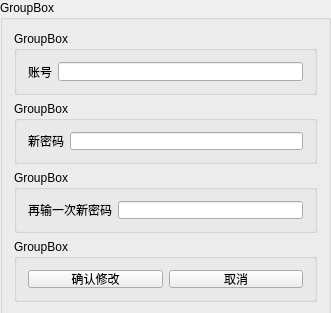
<?xml version="1.0" encoding="UTF-8"?>
<ui version="4.0">
 <class>ResetPassword</class>
 <widget class="QWidget" name="ResetPassword">
  <property name="geometry">
   <rect>
    <x>0</x>
    <y>0</y>
    <width>331</width>
    <height>313</height>
   </rect>
  </property>
  <property name="windowTitle">
   <string>ResetPassword</string>
  </property>
  <widget class="QGroupBox" name="groupBox_4">
   <property name="geometry">
    <rect>
     <x>0</x>
     <y>0</y>
     <width>331</width>
     <height>316</height>
    </rect>
   </property>
   <property name="title">
    <string>GroupBox</string>
   </property>
   <layout class="QVBoxLayout" name="verticalLayout">
    <item>
     <widget class="QGroupBox" name="groupBox">
      <property name="title">
       <string>GroupBox</string>
      </property>
      <layout class="QHBoxLayout" name="horizontalLayout">
       <item>
        <widget class="QLabel" name="label">
         <property name="text">
          <string>账号</string>
         </property>
        </widget>
       </item>
       <item>
        <widget class="QLineEdit" name="accountNumber"/>
       </item>
      </layout>
     </widget>
    </item>
    <item>
     <widget class="QGroupBox" name="groupBox_2">
      <property name="title">
       <string>GroupBox</string>
      </property>
      <layout class="QHBoxLayout" name="horizontalLayout_2">
       <item>
        <widget class="QLabel" name="label_2">
         <property name="text">
          <string>新密码</string>
         </property>
        </widget>
       </item>
       <item>
        <widget class="QLineEdit" name="newPassword"/>
       </item>
      </layout>
     </widget>
    </item>
    <item>
     <widget class="QGroupBox" name="groupBox_3">
      <property name="title">
       <string>GroupBox</string>
      </property>
      <layout class="QHBoxLayout" name="horizontalLayout_3">
       <item>
        <widget class="QLabel" name="label_3">
         <property name="text">
          <string>再输一次新密码</string>
         </property>
        </widget>
       </item>
       <item>
        <widget class="QLineEdit" name="newPasswordAgain"/>
       </item>
      </layout>
     </widget>
    </item>
    <item>
     <widget class="QGroupBox" name="groupBox_5">
      <property name="title">
       <string>GroupBox</string>
      </property>
      <layout class="QHBoxLayout" name="horizontalLayout_4">
       <item>
        <widget class="QPushButton" name="resetPasswordConfirm">
         <property name="text">
          <string>确认修改</string>
         </property>
        </widget>
       </item>
       <item>
        <widget class="QPushButton" name="cancelResetPassword">
         <property name="text">
          <string>取消</string>
         </property>
        </widget>
       </item>
      </layout>
     </widget>
    </item>
   </layout>
  </widget>
 </widget>
 <layoutdefault spacing="6" margin="11"/>
 <resources/>
 <connections/>
</ui>
